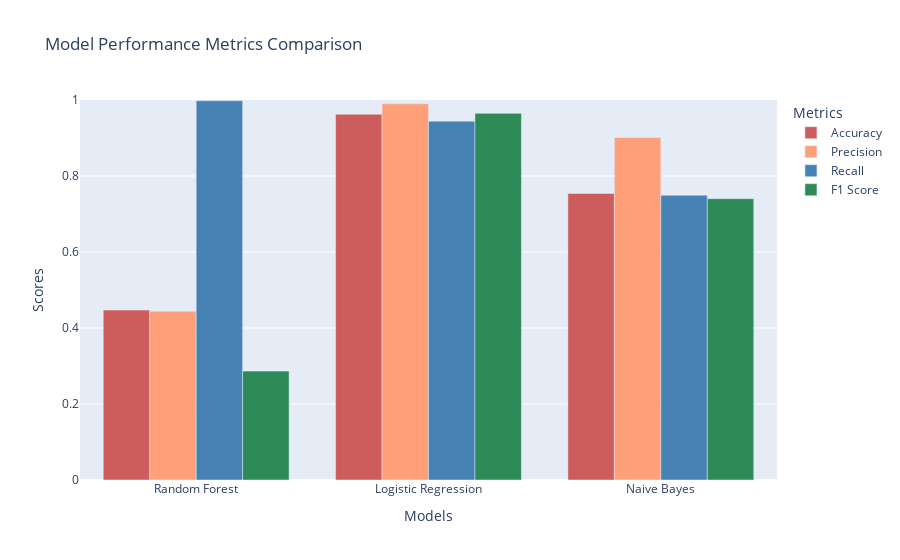

Notebook cell for this chart:
### Code cell
import plotly.graph_objects as go

# Model names and their metrics
models = ['Random Forest', 'Logistic Regression', 'Naive Bayes']
accuracies = [0.4471981853314291, 0.9625677365568988, 0.7541796185835503]
precisions = [0.44403810171797925, 0.9899815988550399, 0.9015639374425023]
recalls = [0.9981837300449288, 0.9442277691107644, 0.7494503393557022]
f1_scores = [0.28663903325315054, 0.9648262181571903, 0.7402795993585033]

# Create subplots to have side by side bar charts
fig = go.Figure(data=[
    go.Bar(name='Accuracy', x=models, y=accuracies, marker_color='indianred'),
    go.Bar(name='Precision', x=models, y=precisions, marker_color='lightsalmon'),
    go.Bar(name='Recall', x=models, y=recalls, marker_color='steelblue'),
    go.Bar(name='F1 Score', x=models, y=f1_scores, marker_color='seagreen')
])

# Change the bar mode to group the bars for each model
fig.update_layout(barmode='group')

# Add titles and labels
fig.update_layout(
    title='Model Performance Metrics Comparison',
    xaxis_title='Models',
    yaxis_title='Scores',
    yaxis=dict(range=[0, 1]),  # Assuming all metrics are between 0 and 1
    legend_title='Metrics'
)

# Show figure
fig.show()

### Figure 1 — Plotly figure (JSON) as saved in the notebook; plotly's stock layout.template omitted (floating-point values rounded to 4 significant figures)
{"data": [{"marker": {"color": "indianred"}, "name": "Accuracy", "type": "bar", "x": ["Random Forest", "Logistic Regression", "Naive Bayes"], "y": [0.4472, 0.9626, 0.7542]}, {"marker": {"color": "lightsalmon"}, "name": "Precision", "type": "bar", "x": ["Random Forest", "Logistic Regression", "Naive Bayes"], "y": [0.444, 0.99, 0.9016]}, {"marker": {"color": "steelblue"}, "name": "Recall", "type": "bar", "x": ["Random Forest", "Logistic Regression", "Naive Bayes"], "y": [0.9982, 0.9442, 0.7495]}, {"marker": {"color": "seagreen"}, "name": "F1 Score", "type": "bar", "x": ["Random Forest", "Logistic Regression", "Naive Bayes"], "y": [0.2866, 0.9648, 0.7403]}], "layout": {"autosize": true, "barmode": "group", "legend": {"title": {"text": "Metrics"}}, "title": {"text": "Model Performance Metrics Comparison"}, "xaxis": {"autorange": true, "range": [-0.5, 2.5], "title": {"text": "Models"}, "type": "category"}, "yaxis": {"range": [0, 1], "title": {"text": "Scores"}, "type": "linear"}}}
